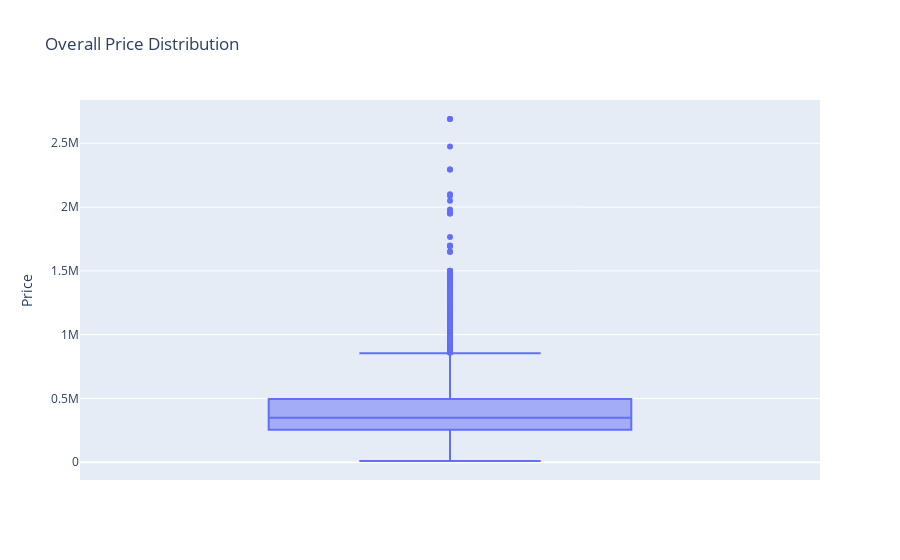
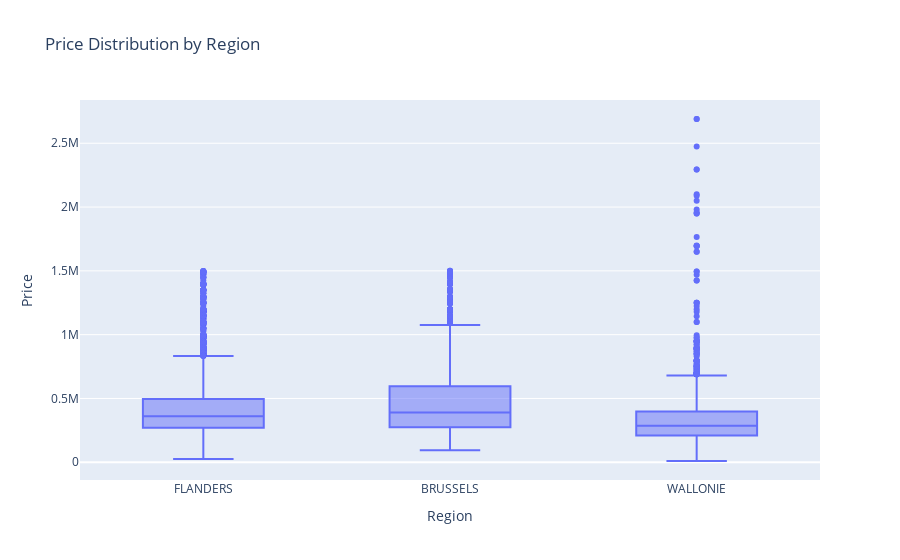

The code cell stored with these charts, in order, in its notebook:
### Code cell
# Overall price distribution
fig1 = px.box(df, y='Price', title='Overall Price Distribution')

# Price distribution for each region
fig2 = px.box(df, x='Region', y='Price', title='Price Distribution by Region')

# Display the plots
fig1.show()
fig2.show()

### Figure 1 — Plotly figure (JSON) as saved in the notebook; plotly's stock layout.template omitted (floating-point values rounded to 4 significant figures; data arrays with more than 128 entries replaced by an {"elided": "..."} marker saying what was removed)
{"data": [{"alignmentgroup": "True", "hovertemplate": "Price=%{y}<extra></extra>", "legendgroup": "", "marker": {"color": "#636efa"}, "name": "", "notched": false, "offsetgroup": "", "orientation": "v", "showlegend": false, "type": "box", "x0": " ", "xaxis": "x", "y": {"elided": "9225 int values"}, "y0": " ", "yaxis": "y"}], "layout": {"boxmode": "group", "legend": {"tracegroupgap": 0}, "title": {"text": "Overall Price Distribution"}, "xaxis": {"anchor": "y", "domain": [0, 1]}, "yaxis": {"anchor": "x", "domain": [0, 1], "title": {"text": "Price"}}}}

### Figure 2 — Plotly figure (JSON) as saved in the notebook; plotly's stock layout.template omitted (floating-point values rounded to 4 significant figures; data arrays with more than 128 entries replaced by an {"elided": "..."} marker saying what was removed)
{"data": [{"alignmentgroup": "True", "hovertemplate": "Region=%{x}<br>Price=%{y}<extra></extra>", "legendgroup": "", "marker": {"color": "#636efa"}, "name": "", "notched": false, "offsetgroup": "", "orientation": "v", "showlegend": false, "type": "box", "x": {"elided": "9225 str values"}, "x0": " ", "xaxis": "x", "y": {"elided": "9225 int values"}, "y0": " ", "yaxis": "y"}], "layout": {"boxmode": "group", "legend": {"tracegroupgap": 0}, "title": {"text": "Price Distribution by Region"}, "xaxis": {"anchor": "y", "domain": [0, 1], "title": {"text": "Region"}}, "yaxis": {"anchor": "x", "domain": [0, 1], "title": {"text": "Price"}}}}
